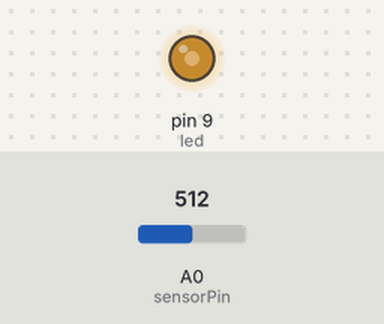
A sketch run on a simulated Arduino Uno, built with avr-gcc and run on an emulated ATmega328P. On the bench: output pins drawn as LEDs (lit = HIGH). The inputs (shaded band) are chosen by the test bench; at power-on: A0 (sensorPin) = 512.

Above: at 1.2 s.
1.3 s: A0 (sensorPin) set to 716
At 1.8 s:
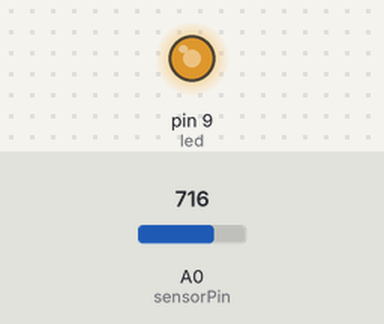
2.8 s: A0 (sensorPin) set to 900
At 4.0 s:
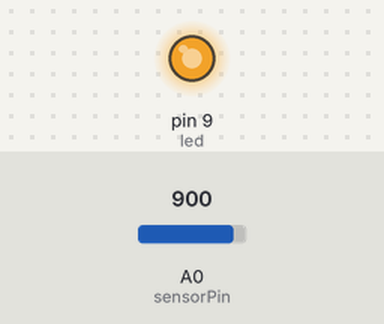
4.3 s: A0 (sensorPin) set to 122
At 5.4 s:
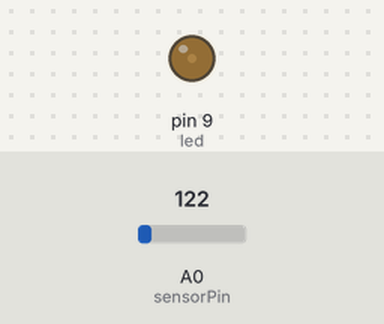
5.8 s: A0 (sensorPin) set to 0
At 6.6 s:
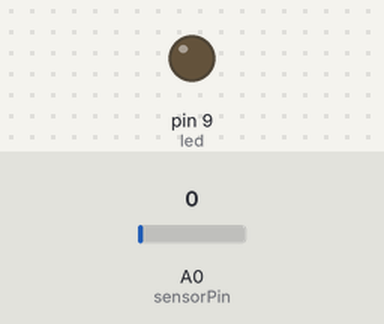
Timing chart, 0 to 8.3 s (numbered marks = the images above; inputs shaded):
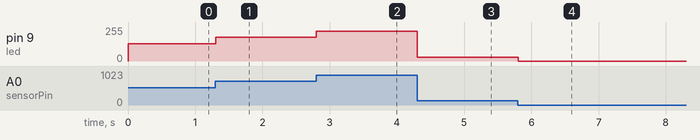

Measured:
- after the input at 1.3 s, pin 9 (led): 128/255 → 179/255 at once
- after the input at 2.8 s, pin 9 (led): 179/255 → 225/255 at once
- after the input at 4.3 s, pin 9 (led): 225/255 → 30/255 at once
- after the input at 5.8 s, pin 9 (led): 30/255 → 0/255 at once

The sketch:

Lchika-CDSsensor.ino
```cpp
//Cdsセンサを使って、センサに手を近づけるとLEDが明るくなるシステム

const int led = 9;
const int sensorPin = 0;
int val = 0;

void setup(){
  pinMode(led, OUTPUT);
}
void loop(){
  val = analogRead(sensorPin);
  int intensity = val/4;
  analogWrite(led, intensity);
  delay(100);
}
```
